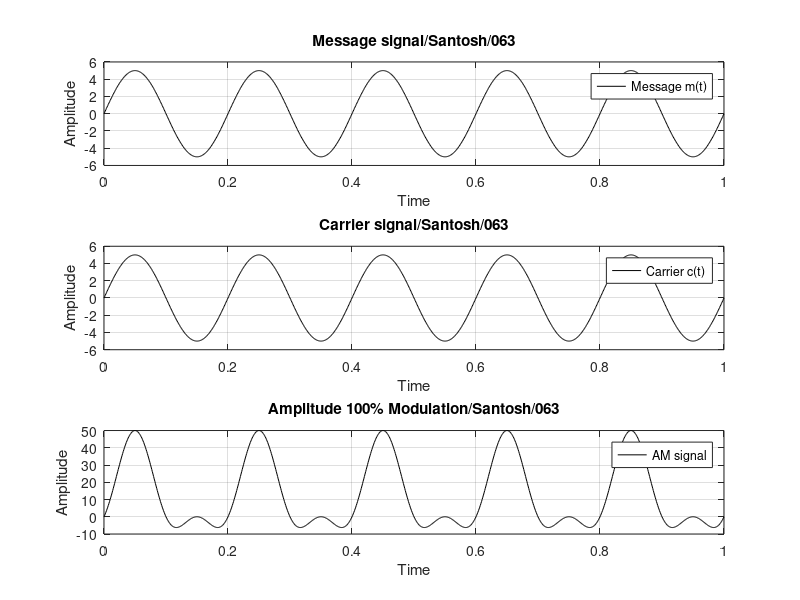

This figure's MATLAB source:
% Draw a message signal, carrier signal and amplitude modulation signal

clc;
close all;
clear all;
t=0:0.001:1;
am=input('enter message amplitude ');
fm=input('enter message frequency ');
ac=input('enter carrier amplitude ');
fc=input('enter carrier frequency ');
mt=am*sin(2*pi*fm*t);
ct=ac*sin(2*pi*fc*t);
x=mt.*ct
mod=x+(ac.*ct);
subplot(311);
plot(t,mt,'black');
xlabel('Time');
ylabel('Amplitude')
title('Message signal/Santosh/063');
legend('Message m(t)');
grid on;

subplot(312);
plot(t,ct,'black');
xlabel('Time');
ylabel('Amplitude')
title('Carrier signal/Santosh/063');
legend('Carrier c(t)');
grid on;

subplot(313);
plot(t,mod,'black');
xlabel('Time');
ylabel('Amplitude')
title('Amplitude 100% Modulation/Santosh/063');
legend('AM signal');
grid on;

